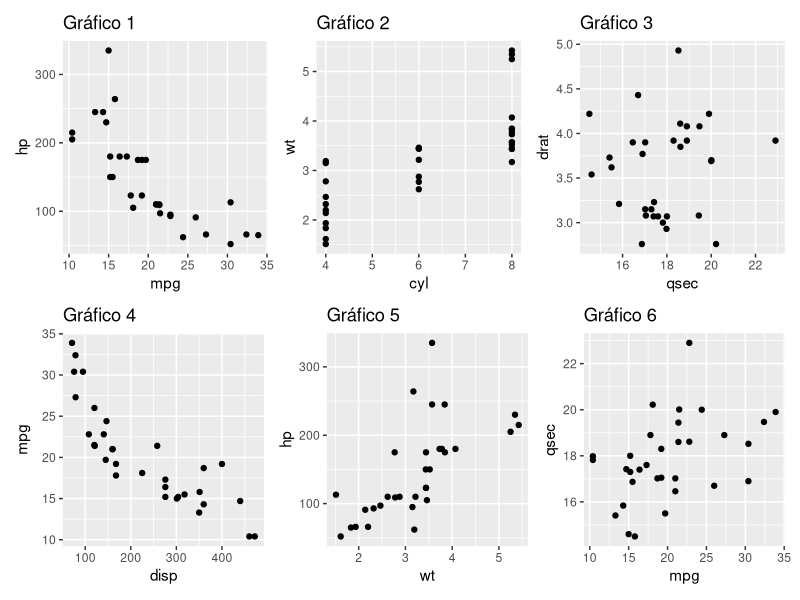

Generate this figure with R:
## ---- chunk 1

#Carregar pacotes 
library(ggplot2) 
library(patchwork) 

# Criar gráficos de exemplo 
grafico1 <- ggplot(mtcars, aes(x = mpg, y = hp)) + geom_point() + ggtitle("Gráfico 1") 

grafico2 <- ggplot(mtcars, aes(x = cyl, y = wt)) + geom_point() + ggtitle("Gráfico 2") 

grafico3 <- ggplot(mtcars, aes(x = qsec, y = drat)) + geom_point() + ggtitle("Gráfico 3") 

grafico4 <- ggplot(mtcars, aes(x = disp, y = mpg)) + geom_point() + ggtitle("Gráfico 4") 

grafico5 <- ggplot(mtcars, aes(x = wt, y = hp)) + geom_point() + ggtitle("Gráfico 5") 

grafico6 <- ggplot(mtcars, aes(x = mpg, y = qsec)) + geom_point() + ggtitle("Gráfico 6") 

# Organizar os gráficos em uma grade (2 linhas, 3 colunas) 
layout_grid <- (grafico1 | grafico2 | grafico3) / (grafico4 | grafico5 | grafico6) 
layout_grid

